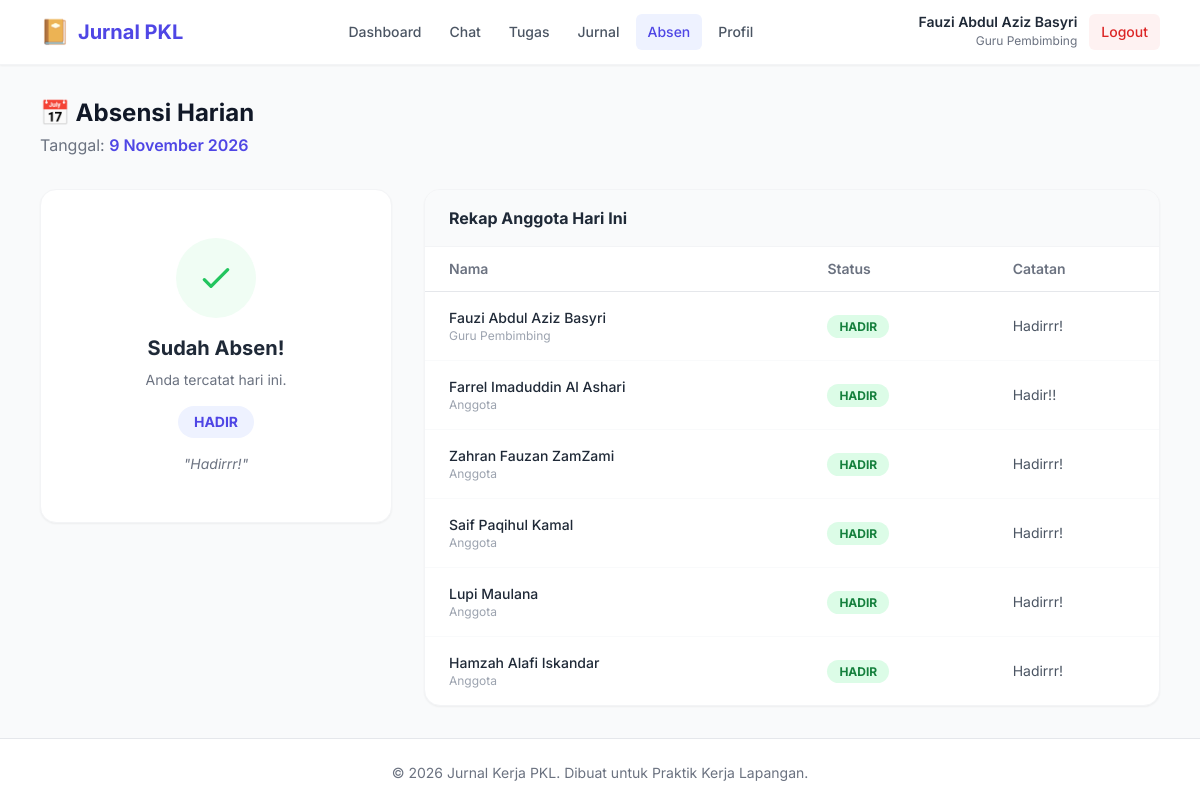
The page /attendance.php (signed in) on the database its author committed.
### tables this page shows
CREATE TABLE `attendance` (
  `id` int(11) NOT NULL,
  `user_id` int(11) NOT NULL,
  `date` date NOT NULL,
  `status` enum('hadir','izin','sakit','alpha') NOT NULL,
  `note` varchar(255) DEFAULT NULL,
  `created_at` timestamp NOT NULL DEFAULT current_timestamp()
);

CREATE TABLE `users` (
  `id` int(11) NOT NULL,
  `name` varchar(100) NOT NULL,
  `email` varchar(100) NOT NULL,
  `password` varchar(255) NOT NULL,
  `role` enum('member','teacher') DEFAULT 'member',
  `photo` varchar(255) DEFAULT NULL,
  `bio` text DEFAULT NULL,
  `jurusan` varchar(100) DEFAULT NULL,
  `sekolah` varchar(150) DEFAULT NULL,
  `created_at` timestamp NOT NULL DEFAULT current_timestamp()
);

### includes/auth.php (called while the page is built, shortened)
<?php
require_once __DIR__ . '/functions.php';
function currentUser() {
    return [
        'id'    => $_SESSION['user_id']   ?? null,
        'name'  => $_SESSION['name']      ?? null,
        'email' => $_SESSION['email']     ?? null,
        'role'  => $_SESSION['role']      ?? null,
        'photo' => $_SESSION['photo']     ?? null,
    ];
}

### includes/functions.php (called while the page is built, shortened)
<?php
function e($str) {
    return htmlspecialchars($str ?? '', ENT_QUOTES, 'UTF-8');
}
function tanggalIndo($date) {
    $bulan = [1=>'Januari','Februari','Maret','April','Mei','Juni',
              'Juli','Agustus','September','Oktober','November','Desember'];
    $ts = strtotime($date);
    return date('j', $ts) . ' ' . $bulan[(int)date('n', $ts)] . ' ' . date('Y', $ts);
}

### attendance.php (the view, shortened to what this page needs)
<?php
require_once __DIR__ . '/includes/header.php';
$today = date('Y-m-d');
$stmt = $pdo->prepare("SELECT status, note FROM attendance WHERE user_id = ? AND date = ?");
$stmt->execute([$user['id'], $today]);
$absenSaya = $stmt->fetch();
$stmt = $pdo->prepare("SELECT a.status, a.note, u.name, u.role FROM attendance a JOIN users u ON a.user_id = u.id WHERE a.date = ? ORDER BY u.role DESC, u.id ASC");
$stmt->execute([$today]);
$rekapAbsen = $stmt->fetchAll();
?>
<div class="mb-8">
    <h1 class="text-2xl font-bold text-gray-900">📅 Absensi Harian</h1>
    <p class="text-gray-500 mt-1">Tanggal: <span class="font-semibold text-primary"><?= tanggalIndo($today) ?></span></p>
</div>
<div class="grid grid-cols-1 lg:grid-cols-3 gap-8">
    <div class="lg:col-span-1">
        <div class="bg-white rounded-2xl shadow-sm border border-gray-100 p-6">
            <?php if ($absenSaya): ?>
                <div class="text-center py-6">
                    <div class="inline-flex items-center justify-center w-20 h-20 bg-green-50 rounded-full mb-4 text-green-500">
                        <svg class="w-10 h-10" fill="none" stroke="currentColor" viewBox="0 0 24 24"><path stroke-linecap="round" stroke-linejoin="round" stroke-width="2" d="M5 13l4 4L19 7"></path></svg>
                    </div>
                    <h3 class="text-xl font-bold text-gray-800 mb-2">Sudah Absen!</h3>
                    <p class="text-sm text-gray-500 mb-4">Anda tercatat hari ini.</p>
                    <div class="inline-block px-4 py-1.5 rounded-full text-sm font-bold bg-indigo-50 text-primary uppercase">
                        <?= $absenSaya['status'] ?>
                    </div>
                    <?php if ($absenSaya['note']): ?>
                        <p class="mt-4 text-sm text-gray-500 italic">"<?= e($absenSaya['note']) ?>"</p>
                    <?php endif; ?>
                </div>
            <?php endif; ?>
        </div>
    </div>
    <div class="lg:col-span-2">
        <div class="bg-white rounded-2xl shadow-sm border border-gray-100 overflow-hidden">
            <div class="px-6 py-4 border-b border-gray-100 bg-gray-50">
                <h3 class="font-bold text-gray-800">Rekap Anggota Hari Ini</h3>
            </div>
            <div class="overflow-x-auto">
                <table class="w-full text-left border-collapse">
                    <thead>
                        <tr class="text-sm text-gray-500 bg-white">
                            <th class="py-3 px-6 font-semibold border-b">Nama</th>
                            <th class="py-3 px-6 font-semibold border-b">Status</th>
                            <th class="py-3 px-6 font-semibold border-b">Catatan</th>
                        </tr>
                    </thead>
                    <tbody class="text-sm">
                        <?php foreach ($rekapAbsen as $r):
                            $badge = 'bg-gray-100 text-gray-700';
                            if ($r['status'] === 'hadir') $badge = 'bg-green-100 text-green-700';
                            elseif ($r['status'] === 'izin') $badge = 'bg-blue-100 text-blue-700';
                            elseif ($r['status'] === 'sakit') $badge = 'bg-yellow-100 text-yellow-700';
                            elseif ($r['status'] === 'alpha') $badge = 'bg-red-100 text-red-700';
                        ?>
                            <tr class="hover:bg-gray-50 border-b border-gray-50 last:border-0">
                                <td class="py-4 px-6">
                                    <div class="font-medium text-gray-800"><?= e($r['name']) ?></div>
                                    <div class="text-xs text-gray-400"><?= $r['role'] === 'teacher' ? 'Guru Pembimbing' : 'Anggota' ?></div>
                                </td>
                                <td class="py-4 px-6">
                                    <span class="px-3 py-1 rounded-full text-xs font-bold uppercase <?= $badge ?>"><?= $r['status'] ?></span>
                                </td>
                                <td class="py-4 px-6 text-gray-600"><?= e($r['note'] ?: '-') ?></td>
                            </tr>
                        <?php endforeach; ?>
                    </tbody>
                </table>
            </div>
        </div>
    </div>
</div>
<?php require_once __DIR__ . '/includes/footer.php'; ?>

### includes/header.php (shortened to what this page needs)
<?php
require_once __DIR__ . '/auth.php';
$user = currentUser();
?>
<!DOCTYPE html>
<html lang="id">
<head>
    <script src="https://cdn.tailwindcss.com"></script>
    <link rel="stylesheet" href="<?= BASE_URL ?>/assets/css/style.css">
</head>
<body class="bg-gray-50 text-gray-800 font-sans antialiased flex flex-col min-h-screen">
    <nav class="bg-white shadow-sm sticky top-0 z-50 border-b border-gray-100">
        <div class="max-w-6xl mx-auto px-4">
            <div class="flex justify-between h-16 items-center">
                <div class="flex items-center gap-2">
                    <a href="<?= BASE_URL ?>/dashboard.php" class="text-xl font-bold text-primary flex items-center gap-2 hover:no-underline">
                        <span class="text-2xl">📔</span> Jurnal PKL
                    </a>
                </div>
                <div class="hidden md:flex items-center space-x-1">
                    <?php
                    $current = basename($_SERVER['PHP_SELF']);
                    $menus = [
                        'dashboard.php' => 'Dashboard',
                        'chat.php' => 'Chat',
                        'tasks.php' => 'Tugas',
                        'journal.php' => 'Jurnal',
                        'attendance.php' => 'Absen',
                        'profile.php' => 'Profil'
                    ];
                    foreach ($menus as $file => $label):
                        $isActive = ($current === $file);
                        $activeClass = $isActive ? 'bg-indigo-50 text-primary' : 'text-gray-600 hover:bg-gray-50 hover:text-primary';
                    ?>
                        <a href="<?= BASE_URL ?>/<?= $file ?>" class="px-3 py-2 rounded-md text-sm font-medium transition-colors <?= $activeClass ?>">
                            <?= $label ?>
                        </a>
                    <?php endforeach; ?>
                </div>
                <div class="flex items-center gap-3">
                    <div class="hidden md:block text-right">
                        <p class="text-sm font-semibold leading-none text-gray-800"><?= e($user['name']) ?></p>
                        <p class="text-xs text-gray-500 mt-1"><?= $user['role'] === 'teacher' ? 'Guru Pembimbing' : 'Anggota' ?></p>
                    </div>
                    <a href="<?= BASE_URL ?>/logout.php" class="bg-red-50 text-red-600 hover:bg-red-100 px-3 py-2 rounded-md text-sm font-medium transition-colors">
                        Logout
                    </a>
                </div>
            </div>
        </div>
    </nav>
    <main class="max-w-6xl mx-auto px-4 py-8 flex-grow w-full">

### includes/footer.php (shortened to what this page needs)
    </main>
    <footer class="bg-white border-t border-gray-200 py-6 mt-auto">
        <div class="max-w-6xl mx-auto px-4 text-center">
            <p class="text-sm text-gray-500">&copy; <?= date('Y') ?> <?= APP_NAME ?>. Dibuat untuk Praktik Kerja Lapangan.</p>
        </div>
    </footer>
</body>
</html>

### assets/css/style.css (style rules this page uses)
body { margin: 0; padding: 0; }

### rows shown on the page
attendance: status "HADIR", note "Hadirrr!", user.name "Fauzi Abdul Aziz Basyri", shows "Guru Pembimbing"
attendance: user.name "Farrel Imaduddin Al Ashari", shows "Anggota", status "HADIR", note "Hadir!!"
attendance: user.name "Zahran Fauzan ZamZami", shows "Anggota", status "HADIR", note "Hadirrr!"
attendance: user.name "Saif Paqihul Kamal", shows "Anggota", status "HADIR", note "Hadirrr!"
attendance: user.name "Lupi Maulana", shows "Anggota", status "HADIR", note "Hadirrr!"
attendance: user.name "Hamzah Alafi Iskandar", shows "Anggota", status "HADIR", note "Hadirrr!"

### other values the page prints
$label "Dashboard"
$label "Chat"
$label "Tugas"
$label "Jurnal"
$label "Absen"
$label "Profil"
$user['name'] "Fauzi Abdul Aziz Basyri"
APP_NAME "Jurnal Kerja PKL"
